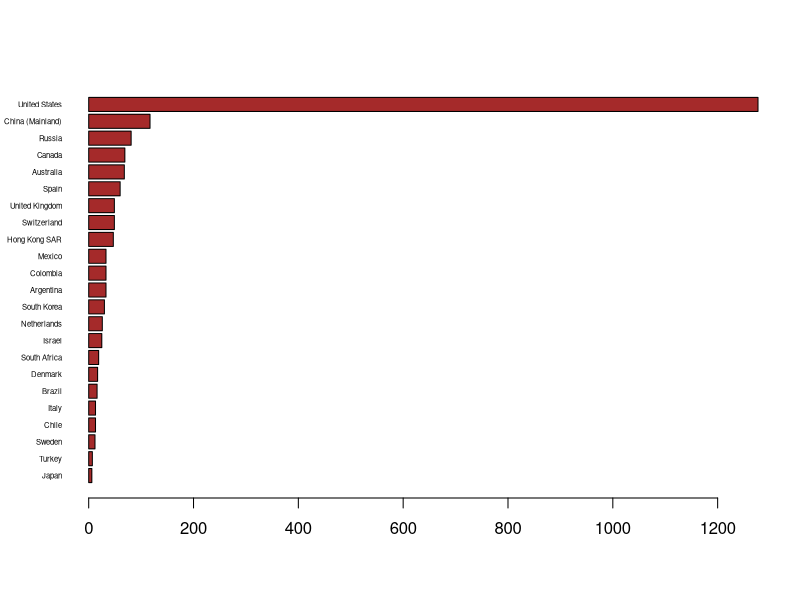

Here is the R script that generated this plot:
mrgc = read.csv("merged_courses.csv")
tab= table(mrgc$Location)
tab = sort(tab, decreasing = FALSE)
barplot(tab, col = "brown", cex.name =0.46, horiz = TRUE, las =1)
